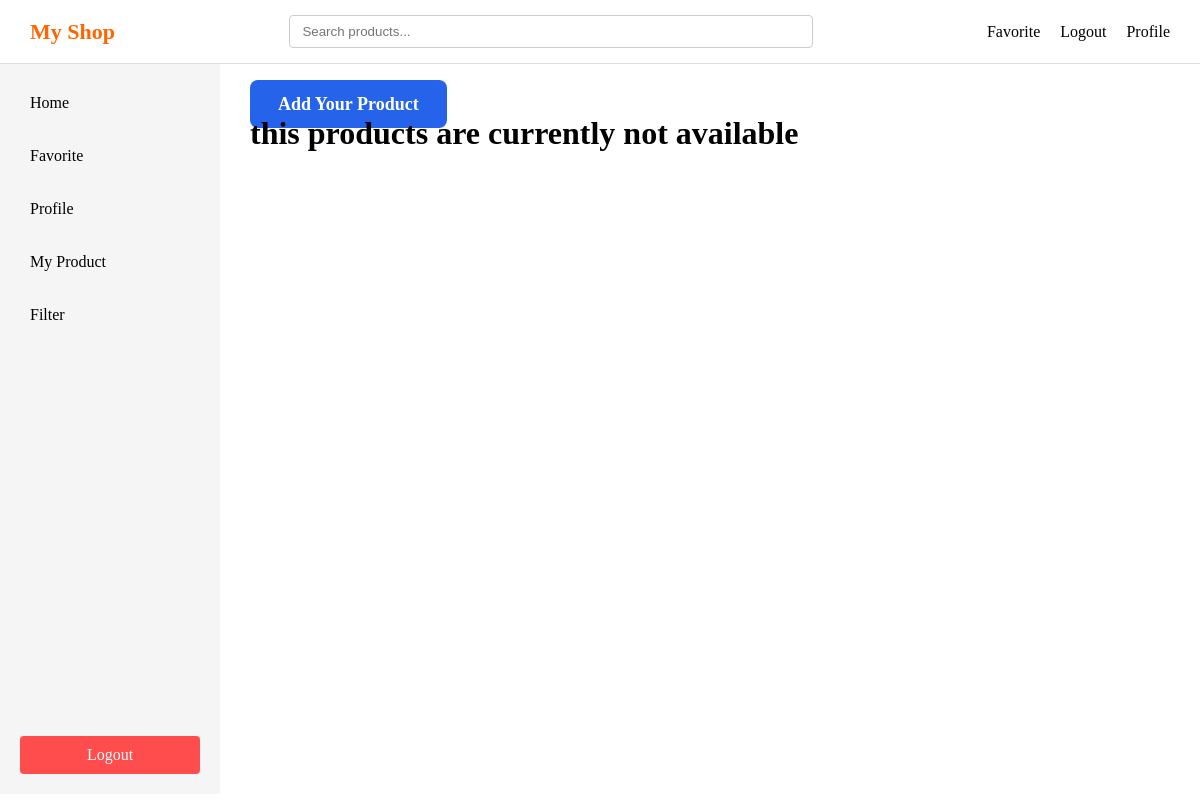
Page /myproduct (signed in) on the earlier database version.
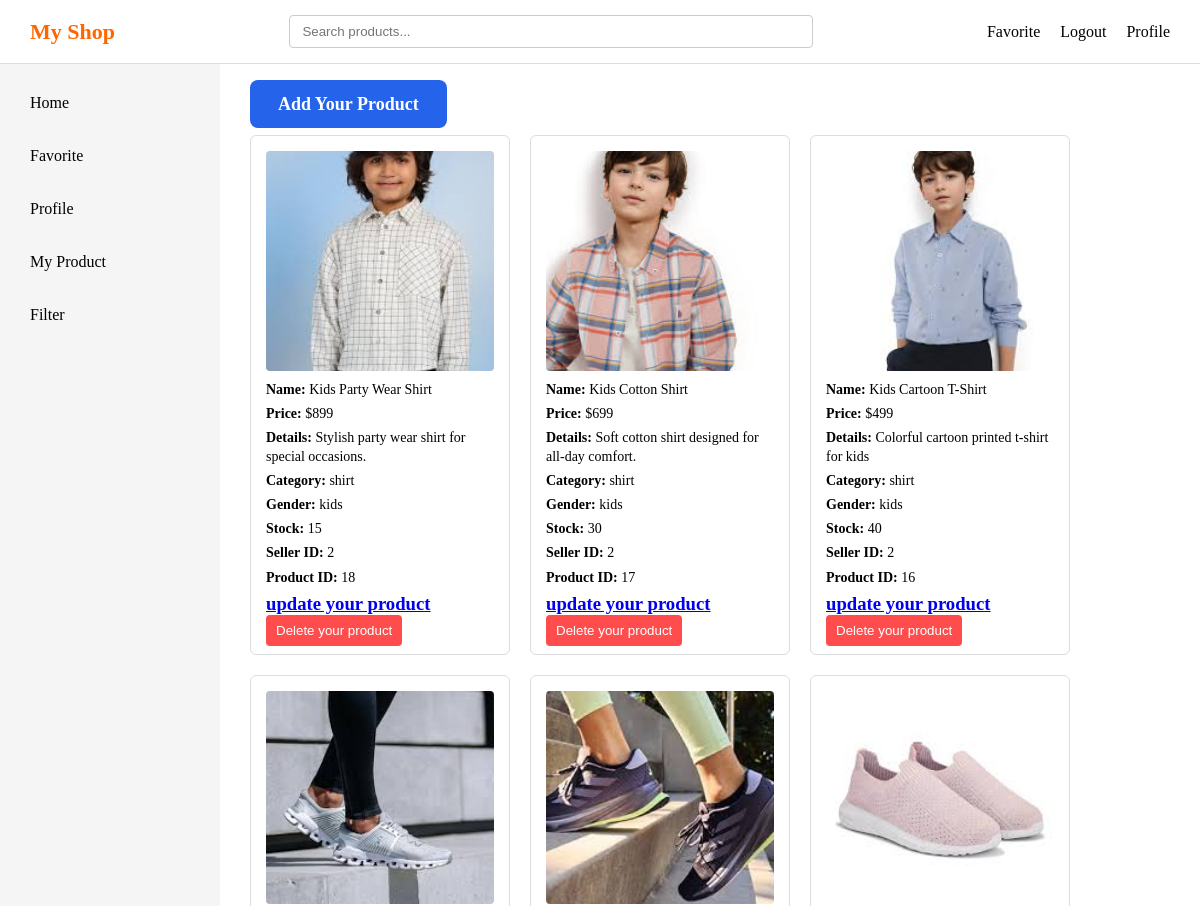
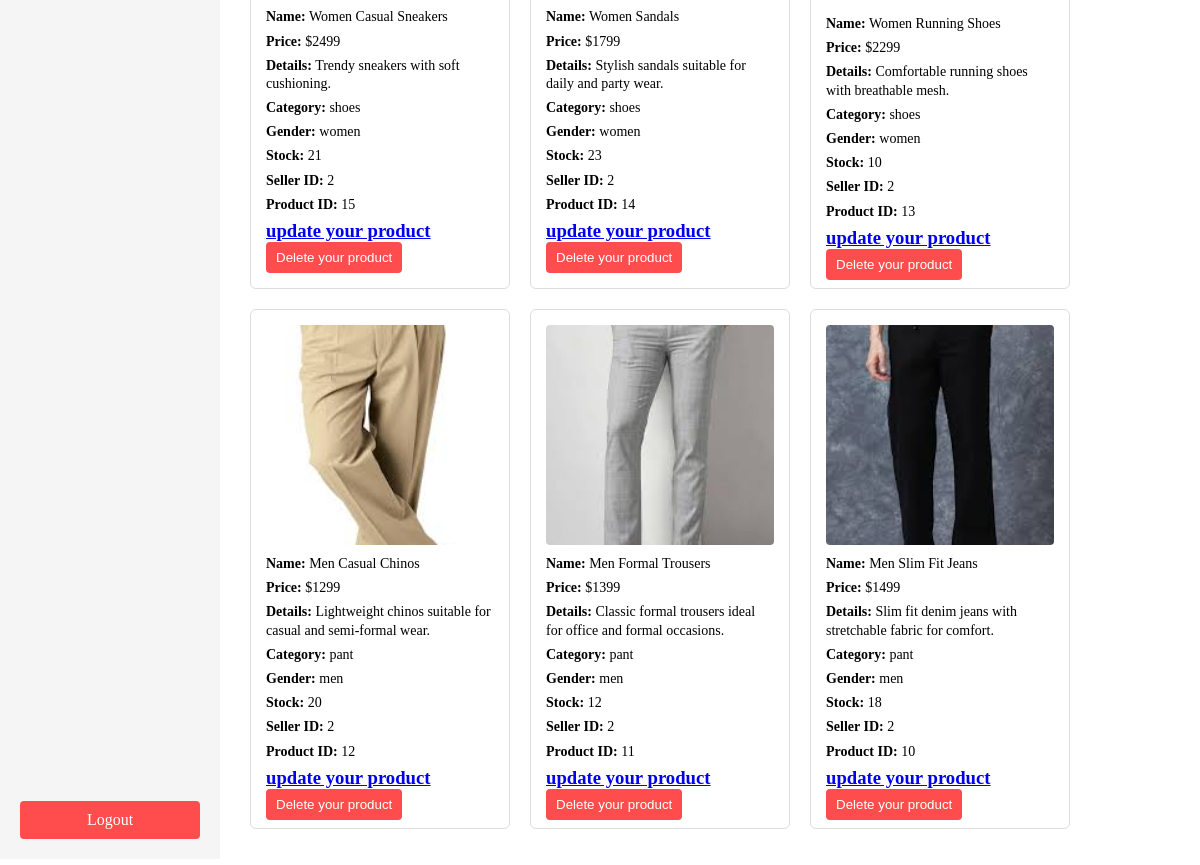
Same page on the later database version (2 pictures, top to bottom).
### main.py (models this page shows)
class Product(db.Model):
    id=db.Column(db.Integer, primary_key = True)
    product_name = db.Column(db.String(100))
    product_price= db.Column(db.Integer)
    product_image= db.Column(db.String(200))
    product_details = db.Column(db.Text)
    product_category = db.Column(db.String(100))
    product_gender= db.Column(db.String(20))
    product_stock= db.Column(db.Integer)
    seller_id = db.Column(db.Integer, db.ForeignKey('user.id'))

### main.py (the view)
@app.route('/myproduct')
def myproduct():
    if 'user' not in session:
        return redirect(url_for('login'))
    username = session.get('user')
    user = User.query.filter_by(username= username).first()
    if user.user_type !='s':
        abort(404),404
    seller_id = user.id
    query = Product.query.filter_by(seller_id = seller_id)
    category = request.args.get('category')
    gender = request.args.get('gender')
    price = request.args.get('price')
    if category:
        query = query.filter(Product.product_category.in_(category.split(',')))
    if gender:
        query = query.filter(Product.product_gender.in_(gender.split(',')))
    if price:
        query = query.filter(Product.product_price <= int(price))
    products = query.order_by(Product.id.desc()).all()
    product_list = []
    for p in products:
        product_list.append({
            "id": p.id,
            "name": p.product_name,
            "price": p.product_price,
            "image":p.product_image,
            "details":p.product_details,
            "category":p.product_category,
            "gender":p.product_gender,
            "stock":p.product_stock,
            "sellerId":p.seller_id
        })
    return render_template('myproduct.html' , user = user,products = products,products_json = product_list)

### templates/myproduct.html (shortened to what this page needs)
<!DOCTYPE html>
<html lang="en">
<head>
    <link rel="stylesheet" href="{{ url_for('static', filename='style.css') }}">
</head>
<body>
    <div class="header">
        <div class="logo">My Shop</div>
        <div class="searchbar" id="searchbar">
            <input type="text" id="search" placeholder="Search products..." />
        </div>
        <div class="right">
            <div class="favorite"><a href="/favorite">Favorite</a></div>
            <div class="logout"><a href="/logout">Logout</a></div>
            <div class="profile"><a href="/profile">Profile</a></div>
        </div>
    </div>
    <div class="layout">
        <div class="sidebar">
            <div class="top">
                <div class="home" id="sidebar-home">Home</div>
                <div class="favorite" id="sidebar-favorite">Favorite</div>
                <div class="profile" id="sidebar-profile">Profile</div>
                {% if user.user_type == 's' %}
                <div class="my_product" id="sidebar-myproduct">My Product</div>
                {% endif %}
                <div class="filter" id="sidebar-filter">Filter</div>
            </div>
            <div class="logout" id="sidebar-logout">Logout</div>
        </div>
        <div class="main">
            <div class="add-product-box">
                <a href="{{ url_for('addproduct', seller_id=user.id) }}">
                    Add Your Product
                </a>
            </div>
            {% if products %}
            <div class="products" id="products">
                {% for product in products %}
                <div class="product-card">
                    <img src="{{ url_for('static', filename='uploads/' + product.product_image) }}">
                    <p><strong>Name:</strong> {{ product.product_name }}</p>
                    <p><strong>Price:</strong> ${{ product.product_price }}</p>
                    <p><strong>Details:</strong> {{ product.product_details }}</p>
                    <p><strong>Category:</strong> {{ product.product_category }}</p>
                    <p><strong>Gender:</strong> {{ product.product_gender }}</p>
                    <p><strong>Stock:</strong> {{ product.product_stock }}</p>
                    <p><strong>Seller ID:</strong> {{ product.seller_id }}</p>
                    <p><strong>Product ID:</strong> {{ product.id }}</p>
                    <h3>
                        <a href="{{ url_for('update', product_id=product.id) }}">update your product</a>
                    </h3>
                    <form method="post" action="{{ url_for('delete', product_id=product.id) }}" class="delete-form"
                        onsubmit="return confirm('Are you sure, You want to delete this Product?');">
                        <button type="submit">Delete your product</button>
                    </form>
                </div>
                {% endfor %}
            </div>
            {% else %}
            <div class="notfound">
                <h1>this products are currently not available</h1>
            </div>
            {% endif %}
        </div>
    </div>
</body>
</html>

### static/style.css (style rules this page uses)
* { margin: 0; padding: 0; box-sizing: border-box; }
.header { display: flex; align-items: center; justify-content: space-between; padding: 15px 30px; background-color: #ffffff; border-bottom: 1px solid #ddd; width: 100%; }
.logo { font-size: 22px; font-weight: bold; color: #ff6600; white-space: nowrap; }
.searchbar { flex: 1; display: flex; justify-content: center; }
.searchbar input { width: 60%; min-width: 250px; padding: 8px 12px; border: 1px solid #ccc; border-radius: 4px; }
.right { display: flex; align-items: center; gap: 20px; white-space: nowrap; }
.right a, .right div { text-decoration: none; color: #000; cursor: pointer; font-weight: 500; }
.layout { display: flex; height: calc(100vh - 70px); }
.sidebar { width: 220px; height: 100%; background-color: #f5f5f5; padding: 20px; display: flex; flex-direction: column; }
.sidebar .top { flex: 1; overflow-y: auto; display: flex; flex-direction: column; gap: 15px; }
.sidebar .top div { padding: 10px; cursor: pointer; border-radius: 4px; }
.sidebar .logout { padding: 10px; background-color: #ff4d4d; color: white; text-align: center; border-radius: 4px; cursor: pointer; flex-shrink: 0; }
.main { flex: 1; padding: 30px; background-color: #ffffff; overflow-y: auto; }
.products { display: grid; grid-template-columns: repeat(auto-fill, 260px); gap: 20px; margin-top: 20px; }
.products > div { width: 260px; height: 520px; border: 1px solid #ddd; border-radius: 6px; padding: 15px; background-color: #fff; display: flex; flex-direction: column; overflow: hidden; }
.products img { width: 100%; height: 220px; object-fit: cover; border-radius: 4px; margin-bottom: 10px; }
.products p { font-size: 14px; margin-bottom: 6px; line-height: 1.3; }
.buybutton a, .products button { margin-top: auto; padding: 8px 10px; border-radius: 4px; text-align: center; background-color: #ff6600; color: white; text-decoration: none; border: none; cursor: pointer; }
.delete-form button { background-color: #ff4d4d; }
.add-product-box a { text-decoration: none; background-color: #2563eb; color: white; padding: 14px 28px; border-radius: 8px; font-size: 18px; font-weight: 600; transition: 0.3s ease; }

Differences in the rows shown:
added Product: product_image (picture), product_name "Kids Party Wear Shirt", product_price "899", product_details "Stylish party wear shirt for special occasions.", product_category "shirt", product_gender "kids", product_stock "15", seller_id "2", id "18"
added Product: product_image (picture), product_name "Kids Cotton Shirt", product_price "699", product_details "Soft cotton shirt designed for all-day comfort.", product_category "shirt", product_gender "kids", product_stock "30", seller_id "2", id "17"
added Product: product_image (picture), product_name "Kids Cartoon T-Shirt", product_price "499", product_details "Colorful cartoon printed t-shirt for kids", product_category "shirt", product_gender "kids", product_stock "40", seller_id "2", id "16"
added Product: product_image (picture), product_name "Women Casual Sneakers", product_price "2499", product_details "Trendy sneakers with soft cushioning.", product_category "shoes", product_gender "women", product_stock "21", seller_id "2", id "15"
added Product: product_image (picture), product_name "Women Sandals", product_price "1799", product_details "Stylish sandals suitable for daily and party wear.", product_category "shoes", product_gender "women", product_stock "23", seller_id "2", id "14"
added Product: product_image (picture), product_name "Women Running Shoes", product_price "2299", product_details "Comfortable running shoes with breathable mesh.", product_category "shoes", product_gender "women", product_stock "10", seller_id "2", id "13"
added Product: product_image (picture), product_name "Men Casual Chinos", product_price "1299", product_details "Lightweight chinos suitable for casual and semi-formal wear.", product_category "pant", product_gender "men", product_stock "20", seller_id "2", id "12"
added Product: product_image (picture), product_name "Men Formal Trousers", product_price "1399", product_details "Classic formal trousers ideal for office and formal occasions.", product_category "pant", product_gender "men", product_stock "12", seller_id "2", id "11"
added Product: product_image (picture), product_name "Men Slim Fit Jeans", product_price "1499", product_details "Slim fit denim jeans with stretchable fabric for comfort.", product_category "pant", product_gender "men", product_stock "18", seller_id "2", id "10"
Other differences:
text no longer shown: "this products are currently not available"
